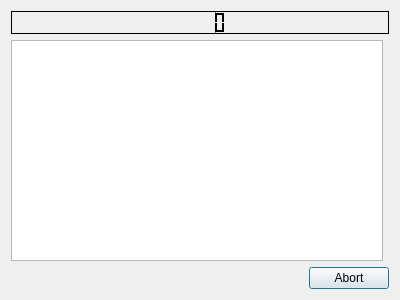
<?xml version="1.0" encoding="UTF-8"?>
<ui version="4.0">
 <class>progress</class>
 <widget class="QDialog" name="progress">
  <property name="windowModality">
   <enum>Qt::ApplicationModal</enum>
  </property>
  <property name="geometry">
   <rect>
    <x>0</x>
    <y>0</y>
    <width>400</width>
    <height>300</height>
   </rect>
  </property>
  <property name="windowTitle">
   <string>Fitting progress</string>
  </property>
  <property name="modal">
   <bool>true</bool>
  </property>
  <layout class="QGridLayout" name="gridLayout">
   <item row="0" column="0" rowspan="2" colspan="2">
    <widget class="QLCDNumber" name="timer">
     <property name="palette">
      <palette>
       <active>
        <colorrole role="WindowText">
         <brush brushstyle="SolidPattern">
          <color alpha="255">
           <red>255</red>
           <green>255</green>
           <blue>255</blue>
          </color>
         </brush>
        </colorrole>
        <colorrole role="Button">
         <brush brushstyle="SolidPattern">
          <color alpha="255">
           <red>0</red>
           <green>0</green>
           <blue>0</blue>
          </color>
         </brush>
        </colorrole>
        <colorrole role="Light">
         <brush brushstyle="SolidPattern">
          <color alpha="255">
           <red>0</red>
           <green>0</green>
           <blue>0</blue>
          </color>
         </brush>
        </colorrole>
        <colorrole role="Midlight">
         <brush brushstyle="SolidPattern">
          <color alpha="255">
           <red>0</red>
           <green>0</green>
           <blue>0</blue>
          </color>
         </brush>
        </colorrole>
        <colorrole role="Dark">
         <brush brushstyle="SolidPattern">
          <color alpha="255">
           <red>0</red>
           <green>0</green>
           <blue>0</blue>
          </color>
         </brush>
        </colorrole>
        <colorrole role="Mid">
         <brush brushstyle="SolidPattern">
          <color alpha="255">
           <red>0</red>
           <green>0</green>
           <blue>0</blue>
          </color>
         </brush>
        </colorrole>
        <colorrole role="Text">
         <brush brushstyle="SolidPattern">
          <color alpha="255">
           <red>255</red>
           <green>255</green>
           <blue>255</blue>
          </color>
         </brush>
        </colorrole>
        <colorrole role="BrightText">
         <brush brushstyle="SolidPattern">
          <color alpha="255">
           <red>255</red>
           <green>255</green>
           <blue>255</blue>
          </color>
         </brush>
        </colorrole>
        <colorrole role="ButtonText">
         <brush brushstyle="SolidPattern">
          <color alpha="255">
           <red>255</red>
           <green>255</green>
           <blue>255</blue>
          </color>
         </brush>
        </colorrole>
        <colorrole role="Base">
         <brush brushstyle="SolidPattern">
          <color alpha="255">
           <red>255</red>
           <green>238</green>
           <blue>158</blue>
          </color>
         </brush>
        </colorrole>
        <colorrole role="Window">
         <brush brushstyle="SolidPattern">
          <color alpha="255">
           <red>0</red>
           <green>0</green>
           <blue>0</blue>
          </color>
         </brush>
        </colorrole>
        <colorrole role="Shadow">
         <brush brushstyle="SolidPattern">
          <color alpha="255">
           <red>0</red>
           <green>0</green>
           <blue>0</blue>
          </color>
         </brush>
        </colorrole>
        <colorrole role="AlternateBase">
         <brush brushstyle="SolidPattern">
          <color alpha="255">
           <red>0</red>
           <green>0</green>
           <blue>0</blue>
          </color>
         </brush>
        </colorrole>
        <colorrole role="ToolTipBase">
         <brush brushstyle="SolidPattern">
          <color alpha="255">
           <red>255</red>
           <green>255</green>
           <blue>220</blue>
          </color>
         </brush>
        </colorrole>
        <colorrole role="ToolTipText">
         <brush brushstyle="SolidPattern">
          <color alpha="255">
           <red>0</red>
           <green>0</green>
           <blue>0</blue>
          </color>
         </brush>
        </colorrole>
       </active>
       <inactive>
        <colorrole role="WindowText">
         <brush brushstyle="SolidPattern">
          <color alpha="255">
           <red>255</red>
           <green>255</green>
           <blue>255</blue>
          </color>
         </brush>
        </colorrole>
        <colorrole role="Button">
         <brush brushstyle="SolidPattern">
          <color alpha="255">
           <red>0</red>
           <green>0</green>
           <blue>0</blue>
          </color>
         </brush>
        </colorrole>
        <colorrole role="Light">
         <brush brushstyle="SolidPattern">
          <color alpha="255">
           <red>0</red>
           <green>0</green>
           <blue>0</blue>
          </color>
         </brush>
        </colorrole>
        <colorrole role="Midlight">
         <brush brushstyle="SolidPattern">
          <color alpha="255">
           <red>0</red>
           <green>0</green>
           <blue>0</blue>
          </color>
         </brush>
        </colorrole>
        <colorrole role="Dark">
         <brush brushstyle="SolidPattern">
          <color alpha="255">
           <red>0</red>
           <green>0</green>
           <blue>0</blue>
          </color>
         </brush>
        </colorrole>
        <colorrole role="Mid">
         <brush brushstyle="SolidPattern">
          <color alpha="255">
           <red>0</red>
           <green>0</green>
           <blue>0</blue>
          </color>
         </brush>
        </colorrole>
        <colorrole role="Text">
         <brush brushstyle="SolidPattern">
          <color alpha="255">
           <red>255</red>
           <green>255</green>
           <blue>255</blue>
          </color>
         </brush>
        </colorrole>
        <colorrole role="BrightText">
         <brush brushstyle="SolidPattern">
          <color alpha="255">
           <red>255</red>
           <green>255</green>
           <blue>255</blue>
          </color>
         </brush>
        </colorrole>
        <colorrole role="ButtonText">
         <brush brushstyle="SolidPattern">
          <color alpha="255">
           <red>255</red>
           <green>255</green>
           <blue>255</blue>
          </color>
         </brush>
        </colorrole>
        <colorrole role="Base">
         <brush brushstyle="SolidPattern">
          <color alpha="255">
           <red>0</red>
           <green>0</green>
           <blue>0</blue>
          </color>
         </brush>
        </colorrole>
        <colorrole role="Window">
         <brush brushstyle="SolidPattern">
          <color alpha="255">
           <red>0</red>
           <green>0</green>
           <blue>0</blue>
          </color>
         </brush>
        </colorrole>
        <colorrole role="Shadow">
         <brush brushstyle="SolidPattern">
          <color alpha="255">
           <red>0</red>
           <green>0</green>
           <blue>0</blue>
          </color>
         </brush>
        </colorrole>
        <colorrole role="AlternateBase">
         <brush brushstyle="SolidPattern">
          <color alpha="255">
           <red>0</red>
           <green>0</green>
           <blue>0</blue>
          </color>
         </brush>
        </colorrole>
        <colorrole role="ToolTipBase">
         <brush brushstyle="SolidPattern">
          <color alpha="255">
           <red>255</red>
           <green>255</green>
           <blue>220</blue>
          </color>
         </brush>
        </colorrole>
        <colorrole role="ToolTipText">
         <brush brushstyle="SolidPattern">
          <color alpha="255">
           <red>0</red>
           <green>0</green>
           <blue>0</blue>
          </color>
         </brush>
        </colorrole>
       </inactive>
       <disabled>
        <colorrole role="WindowText">
         <brush brushstyle="SolidPattern">
          <color alpha="255">
           <red>0</red>
           <green>0</green>
           <blue>0</blue>
          </color>
         </brush>
        </colorrole>
        <colorrole role="Button">
         <brush brushstyle="SolidPattern">
          <color alpha="255">
           <red>0</red>
           <green>0</green>
           <blue>0</blue>
          </color>
         </brush>
        </colorrole>
        <colorrole role="Light">
         <brush brushstyle="SolidPattern">
          <color alpha="255">
           <red>0</red>
           <green>0</green>
           <blue>0</blue>
          </color>
         </brush>
        </colorrole>
        <colorrole role="Midlight">
         <brush brushstyle="SolidPattern">
          <color alpha="255">
           <red>0</red>
           <green>0</green>
           <blue>0</blue>
          </color>
         </brush>
        </colorrole>
        <colorrole role="Dark">
         <brush brushstyle="SolidPattern">
          <color alpha="255">
           <red>0</red>
           <green>0</green>
           <blue>0</blue>
          </color>
         </brush>
        </colorrole>
        <colorrole role="Mid">
         <brush brushstyle="SolidPattern">
          <color alpha="255">
           <red>0</red>
           <green>0</green>
           <blue>0</blue>
          </color>
         </brush>
        </colorrole>
        <colorrole role="Text">
         <brush brushstyle="SolidPattern">
          <color alpha="255">
           <red>0</red>
           <green>0</green>
           <blue>0</blue>
          </color>
         </brush>
        </colorrole>
        <colorrole role="BrightText">
         <brush brushstyle="SolidPattern">
          <color alpha="255">
           <red>255</red>
           <green>255</green>
           <blue>255</blue>
          </color>
         </brush>
        </colorrole>
        <colorrole role="ButtonText">
         <brush brushstyle="SolidPattern">
          <color alpha="255">
           <red>0</red>
           <green>0</green>
           <blue>0</blue>
          </color>
         </brush>
        </colorrole>
        <colorrole role="Base">
         <brush brushstyle="SolidPattern">
          <color alpha="255">
           <red>0</red>
           <green>0</green>
           <blue>0</blue>
          </color>
         </brush>
        </colorrole>
        <colorrole role="Window">
         <brush brushstyle="SolidPattern">
          <color alpha="255">
           <red>0</red>
           <green>0</green>
           <blue>0</blue>
          </color>
         </brush>
        </colorrole>
        <colorrole role="Shadow">
         <brush brushstyle="SolidPattern">
          <color alpha="255">
           <red>0</red>
           <green>0</green>
           <blue>0</blue>
          </color>
         </brush>
        </colorrole>
        <colorrole role="AlternateBase">
         <brush brushstyle="SolidPattern">
          <color alpha="255">
           <red>0</red>
           <green>0</green>
           <blue>0</blue>
          </color>
         </brush>
        </colorrole>
        <colorrole role="ToolTipBase">
         <brush brushstyle="SolidPattern">
          <color alpha="255">
           <red>255</red>
           <green>255</green>
           <blue>220</blue>
          </color>
         </brush>
        </colorrole>
        <colorrole role="ToolTipText">
         <brush brushstyle="SolidPattern">
          <color alpha="255">
           <red>0</red>
           <green>0</green>
           <blue>0</blue>
          </color>
         </brush>
        </colorrole>
       </disabled>
      </palette>
     </property>
     <property name="font">
      <font>
       <weight>75</weight>
       <italic>false</italic>
       <bold>true</bold>
       <strikeout>false</strikeout>
       <stylestrategy>PreferAntialias</stylestrategy>
       <kerning>true</kerning>
      </font>
     </property>
     <property name="frameShape">
      <enum>QFrame::StyledPanel</enum>
     </property>
     <property name="frameShadow">
      <enum>QFrame::Plain</enum>
     </property>
     <property name="smallDecimalPoint">
      <bool>false</bool>
     </property>
     <property name="intValue" stdset="0">
      <number>0</number>
     </property>
    </widget>
   </item>
   <item row="3" column="0" colspan="2">
    <widget class="QDialogButtonBox" name="buttonBox">
     <property name="orientation">
      <enum>Qt::Horizontal</enum>
     </property>
     <property name="standardButtons">
      <set>QDialogButtonBox::Abort</set>
     </property>
    </widget>
   </item>
   <item row="2" column="0">
    <widget class="QPlainTextEdit" name="values">
     <property name="textInteractionFlags">
      <set>Qt::NoTextInteraction</set>
     </property>
    </widget>
   </item>
  </layout>
 </widget>
 <resources/>
 <connections/>
</ui>
